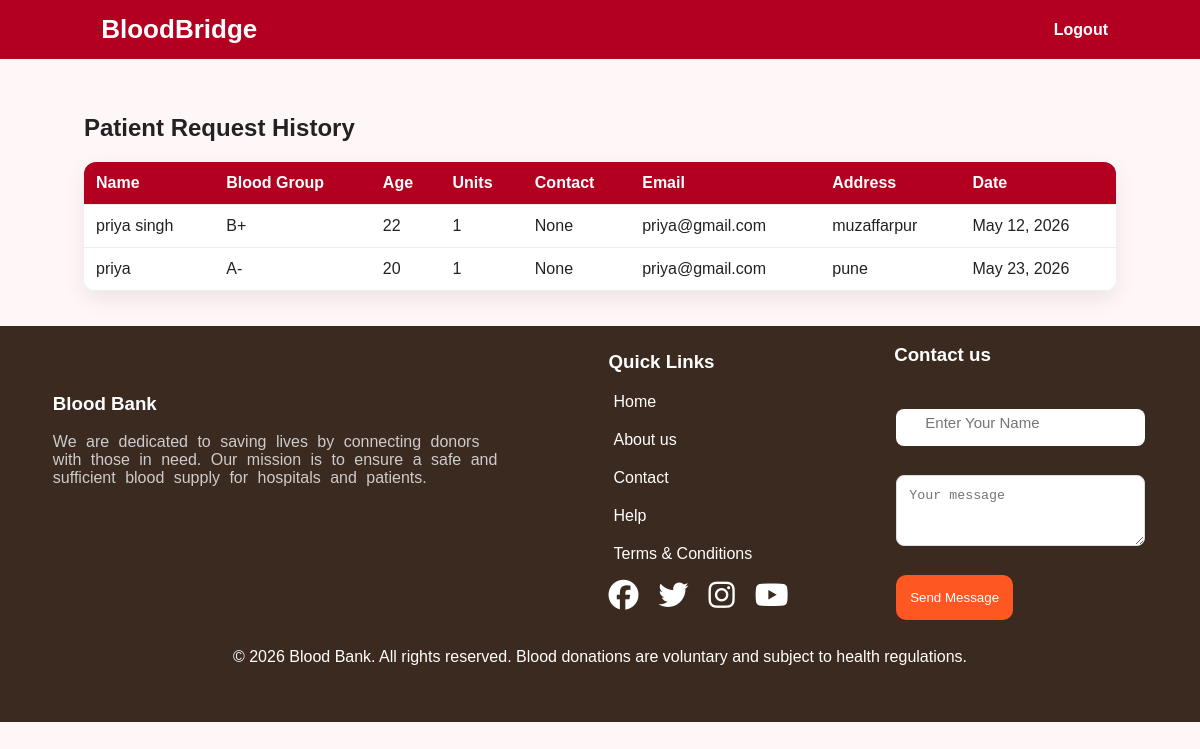
Page /patient/history/ (signed in) on the committed database.
### core/models.py (models this page shows, shortened)
class BloodRequest(models.Model):
    fullname = models.CharField(max_length=100)
    age = models.PositiveIntegerField()
    bloodgroup = models.CharField(max_length=5, choices=BLOOD_GROUPS)
    units = models.PositiveIntegerField(default=1)
    date = models.DateField()
    contact = models.CharField(max_length=10, null=True, blank=True)
    email = models.EmailField(null=True, blank=True)
    address = models.TextField(blank=True, null=True)
    status = models.CharField(max_length=20, choices=STATUS_CHOICES, default='Pending')
    created_at = models.DateTimeField(auto_now_add=True)

### core/views.py (the view)
# urls.py: path('patient/history/', views.patient_history, name='patient_history'),
def patient_history(request):
    if not request.session.get('user_id'):
        return redirect('patient_login')
    email = request.session.get('user_email')
    history = BloodRequest.objects.filter(email=email).order_by('-id')
    return render(request, 'patient_history.html', {
        'history': history
    })

### templates/patient_history.html
{% extends 'base.html' %}
{% block content %}
<div class="container mt-4">
    <h2 class="text-danger text-center mb-4">
        Patient Request History
    </h2>
    <table class="table table-bordered table-striped text-center">
        <thead class="table-danger">
            <tr>
                <th>Name</th>
                <th>Blood Group</th>
                <th>Age</th>
                <th>Units</th>
                 <th>Contact</th>
                <th>Email</th>
                 <th>Address</th>
                <th>Date</th>
            </tr>
        </thead>
        <tbody>
<tbody>
{% for r in history %}
    <tr>
        <td>{{ r.fullname }}</td>
        <td>{{ r.bloodgroup }}</td>
        <td>{{ r.age }}</td>
        <td>{{ r.units }}</td>
        <td>{{ r.contact }}</td>
        <td>{{ r.email }}</td>
        <td>{{ r.address }}</td>
        <td>{{ r.date }}</td>
    </tr>
{% empty %}
    <tr>
        <td colspan="8">
            No blood request history found
        </td>
    </tr>
{% endfor %}
        </tbody>
    </table>
</div>
{% endblock %}

### static/css/style.css (style rules this page uses)
* { box-sizing:border-box }
body { margin:0;font-family:Arial,Helvetica,sans-serif;background:#fff7f7;color:#222 }
.container { padding:35px 7% }
table { width:100%;border-collapse:collapse;background:#fff;border-radius:12px;overflow:hidden;box-shadow:0 8px 22px rgba(0,0,0,.08) }
th,td { padding:12px;border-bottom:1px solid #eee;text-align:left }
th { background:#b40020;color:#fff }

### rows in the picture
BloodRequest: fullname "priya singh", bloodgroup "B+", age "22", units "1", contact "None", email "priya@gmail.com", address "muzaffarpur", date "May 12, 2026"
BloodRequest: fullname "priya", bloodgroup "A-", age "20", units "1", contact "None", email "priya@gmail.com", address "pune", date "May 23, 2026"
